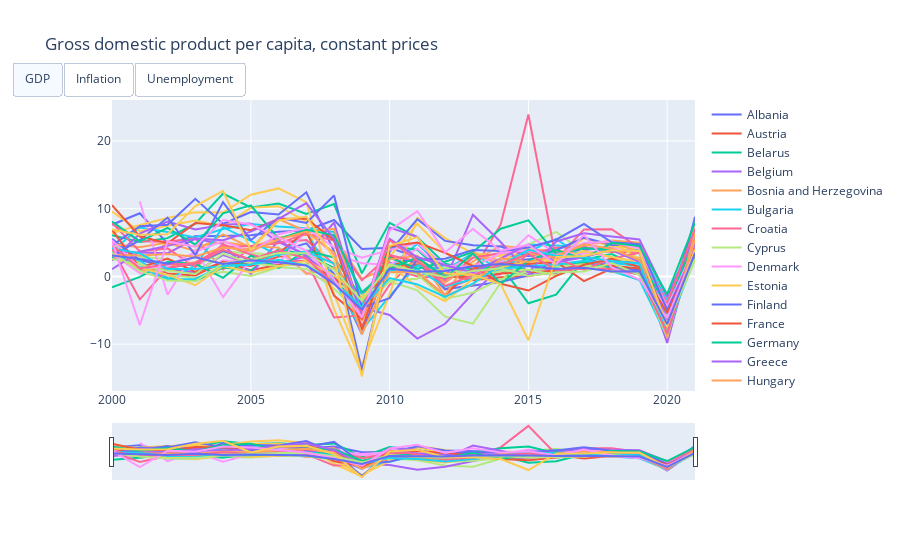

Notebook source saved alongside this figure:
### Markdown cell above
**Economical Overview of Europe**

To have a better overlook over the Europe's economy, IMF supplied quite a lot of data with everything related to it, such as gross domestic product, or GDP, GDP per capita, inflation percentages, unemployment rate, and so on. Included into this, besides the actual data until 2019, IMF provided their estimated values too for the end of 2020 and 2021, and updated this April.

### Code cell

